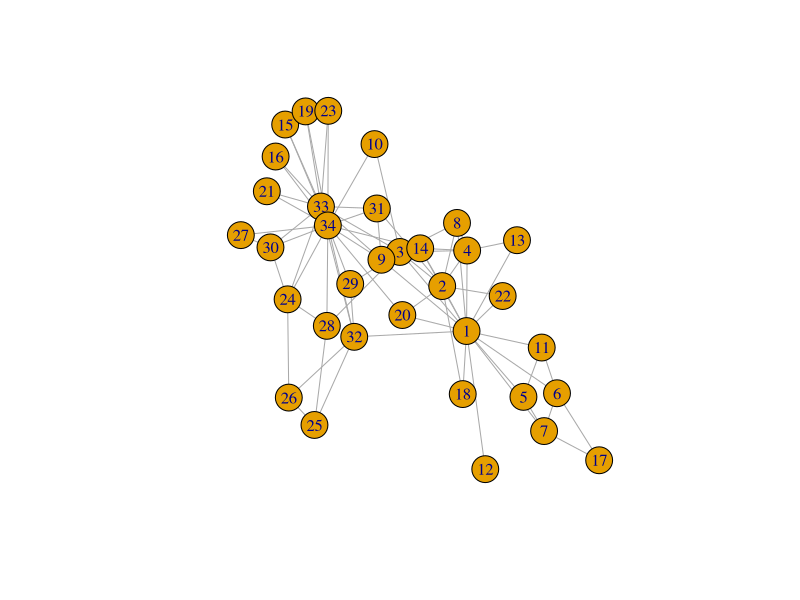
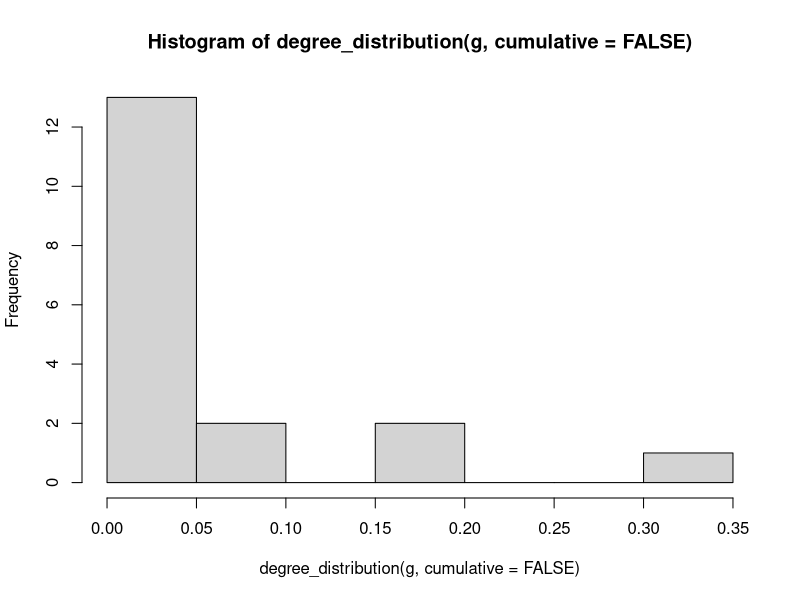

These figures' R source, in order:
## ---- chunk 1

require(igraph)
g <- make_graph("Zachary")
plot(g)

gm <- as_adjacency_matrix(
  graph = g,
  type = c("both"),
  attr = NULL,
  edges = FALSE,
  names = TRUE,
  sparse = FALSE
)

isSymmetric(gm)

# number of nodes
vcount(g)

dim(gm)[1]

# number of edges (ties)
ecount(g)
sum(gm)/2

dens <- ecount(g)/((vcount(g) * vcount(g) - vcount(g)) /2)
dens

#ipath density
edge_density(g, loops = FALSE)



degree(
  graph = g,
  v = V(g),
  mode = c("all", "out", "in", "total"),
  loops = TRUE,
  normalized = FALSE
)




# Degree is the amount of (undirected) relations a node has. Indegree is the amount of 'incoming' ties, whereas outdegree constitutes the amount of 'outgoing' ties.

degree(g)
hist (degree_distribution(g, cumulative = FALSE))

# Closeness centrality measures how many steps is required to access every other vertex from a given vertex.
closeness(
  g,
  vids = V(g),
  mode = c("out", "in", "all", "total"),
  weights = NULL,
  normalized = FALSE,
  cutoff = -1
)


# Transitivity is the number of transitive triads divided by all possible transitive triads.
transitivity(g, type = c("localundirected"), isolates = c("NaN", "zero"))

# Betweenness centrality is the amount of times a node is on the route of the shortest path from a node to another node
igraph::betweenness(g, directed = FALSE)

# Standardization of betweenness centrality value
# ((value of betweenness node) - minimum value betweenness centrality) / maximum value betweenness centrality - minimum value betweenness centrality



